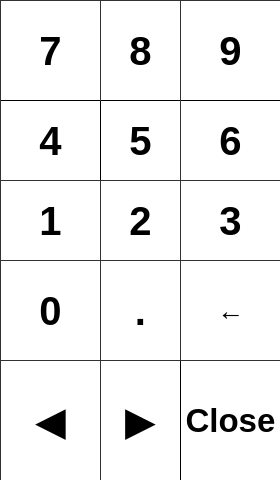
<?xml version="1.0" encoding="UTF-8"?>
<ui version="4.0">
 <class>keyboardNumeric</class>
 <widget class="QWidget" name="keyboardNumeric">
  <property name="geometry">
   <rect>
    <x>0</x>
    <y>0</y>
    <width>280</width>
    <height>480</height>
   </rect>
  </property>
  <property name="sizePolicy">
   <sizepolicy hsizetype="Fixed" vsizetype="Fixed">
    <horstretch>0</horstretch>
    <verstretch>0</verstretch>
   </sizepolicy>
  </property>
  <property name="windowTitle">
   <string>Keyboard</string>
  </property>
  <property name="styleSheet">
   <string notr="true">
    /* «begin clip from 'assets/whitelook-common.css' (559c0ae38be80d38eaed3d8d99678e7c)» */
      /*
      === X General Styles for the CamApp ===
      
      CSS for all widgets across the cam app. These are defined in
      whitelook-common.css, and copied to each .ui file that needs
      them. Our .ui files *can't* have external resources but they
      *should* share this common css resource. Otherwise they will
      end up looking slightly different as their individual copies
      of the master style sheet diverge. To do this we synchronise
      regions of text with sync-clip-regions.py. It's only one-way
      for now, which means that if you edit the .ui stylesheet all
      the changes made to the clipped region will get overwritten.
      */
      
      
      * {
        font: 6.75pt "DejaVu Sans";
      }
      
      .QPushButton {
        border: 1px solid black;
        border-top-color: rgb(50,50,50);
        border-left-color: rgb(50,50,50);
        background: white;
        margin: 20px; /*Use margin to increase clickable area. Makes the whole thing much less fiddly.*/
      }
      
      .QPushButton:pressed {
        border: 1px solid rgb(50,50,50);
        border-top-color: black;
        border-left-color: black;
        background: rgb(240,240,240);
      }
      
      .QMessageBox .QPushButton {
        margin: 0;
        padding: 10px 60px;
      }
      
      .QMessageBox::title {
        color: red;
        font-size: 4px;
      }
      
      .QComboBox {
        /*subcontrol-origin: padding; does nothing but mess up the drop-down button*/
        background: white;
        border: 1px solid black;
        /*margin: 10px; breaks drop-down; hard to fix*/
        padding-left: 10px;
      }
      QComboBox:on {
        /*when dropdown exists*/
      }
      
      .QComboBox QAbstractItemView { /*This is the drop-down menu.*/
        border: 1px solid black;
        color: black;
        selection-background-color: grey;
      }
      .QComboBox QAbstractItemView::item {
        padding: 10px;
        margin: 5px;
      }
      
      .QComboBox::drop-down {
        width: 40px;
        border: 0px solid black;
        border-left-width: 1px;
        background: white;
        color: black;
        max-height: 100px;
      }
      .QComboBox::drop-down:on {
        /*Stupid hack because the dropdown scrollbar *can't* be increased in width. It's off the width of the drop-down button by -1px. We can't just decrease the width of the drop-down button, because every other button we own is 40px instead of 39px. So. What we do is adjust the button size down when the drop-down is open, because that's the only time the off-by-one with QScrollBar is noticable, and you're distracted by the scrollbar then.*/
        padding-left: -1px;
      }
      .QComboBox::down-arrow {
        image: url(assets/images/wedge-down-enabled.png);
      }
      
      QScrollBar, QScrollBar:vertical, QScrollBar:horizontal {
        border-left: 1px solid black;
        /*width: 41px; /*This horribly breaks scrolling.*/
      }
      QScrollBar::handle:vertical {
        border: 1px solid black;
        border-radius: 0;
        background: white;
        min-height: 72px;
        image: url(assets/images/handle-bars.png);
        margin: -1px;
      }
      /* This remvoes the bottom button by setting the height to 0px */
      QScrollBar::add-line:vertical {
        height: 0px;
        subcontrol-position: bottom;
        subcontrol-origin: margin;
      }
      /* This remvoes the top button by setting the height to 0px */
      QScrollBar::sub-line:vertical {
        height: 0px;
        subcontrol-position: top;
        subcontrol-origin: margin;
      }
      
      
      
      QSpinBox { 
        border: 1px solid black;
        padding-right: 40px;
        margin: 10px;
        padding-left: 10px;
      }
      QSpinBox:disabled { 
        color: #969696;
      }
      QSpinBox::up-button { 
        subcontrol-position: right; 
        right: 40px; 
        image: url(assets/images/wedge-up-enabled.png);
      }
      QSpinBox::up-button:disabled { 
        image: url(assets/images/wedge-up-disabled.png);
      }
      QSpinBox::down-button { 
        subcontrol-position: right; 
        image: url(assets/images/wedge-down-enabled.png);
      }
      QSpinBox::down-button:disabled { 
        subcontrol-position: right; 
        image: url(assets/images/wedge-down-disabled.png);
      }
      QSpinBox::up-button, QSpinBox::down-button {
        border: 0px solid black;
        border-left-width: 1px;
        width: 40px; 
        height: 40px;
      }
      
      .CamLineEdit {
        border: 1px solid black;
        margin: 10px; /*This doesn't show up in Qt Designer, but it works in the app.*/
        padding-left: 10px;
      }
    /* «end clip» */
    
    /* «begin clip from 'assets/keyboard-common.css' (aaff66570f937112a896a132fdd80f35)» */
      .QWidget[is-keyboard], /*This doesn't select the keyboard backgrounds, despite working for QPushButtons.*/
      #keyboard, #keyboardNumeric, #keyboardNumericUnits  {
        background: white;
      }
      
      .QPushButton {
        margin: 0; /*Opt in to margins on this panel, because margins are *not* behind widgets like we want - they seem to overlap on top of keys to the side.*/
      }
      
      .QPushButton[on-top] {
        margin-top: 20px;
      }
      .QPushButton[on-left] {
        margin-left: 20px;
      }
      .QPushButton[on-right] {
        margin-right: 20px;
      }
      .QPushButton[on-bottom] {
        margin-bottom: 20px;
      }
    /* «end clip» */
  </string>
  </property>
  <property name="is-keyboard" stdset="0">
   <bool>true</bool>
  </property>
  <widget class="QPushButton" name="num5">
   <property name="geometry">
    <rect>
     <x>100</x>
     <y>100</y>
     <width>81</width>
     <height>81</height>
    </rect>
   </property>
   <property name="font">
    <font>
     <pointsize>30</pointsize>
     <weight>75</weight>
     <italic>false</italic>
     <bold>true</bold>
    </font>
   </property>
   <property name="text">
    <string>5</string>
   </property>
  </widget>
  <widget class="QPushButton" name="num4">
   <property name="geometry">
    <rect>
     <x>0</x>
     <y>100</y>
     <width>101</width>
     <height>81</height>
    </rect>
   </property>
   <property name="font">
    <font>
     <pointsize>30</pointsize>
     <weight>75</weight>
     <italic>false</italic>
     <bold>true</bold>
    </font>
   </property>
   <property name="text">
    <string>4</string>
   </property>
   <property name="on-left" stdset="0">
    <bool>true</bool>
   </property>
  </widget>
  <widget class="QPushButton" name="num1">
   <property name="geometry">
    <rect>
     <x>0</x>
     <y>180</y>
     <width>101</width>
     <height>81</height>
    </rect>
   </property>
   <property name="font">
    <font>
     <pointsize>30</pointsize>
     <weight>75</weight>
     <italic>false</italic>
     <bold>true</bold>
    </font>
   </property>
   <property name="text">
    <string>1</string>
   </property>
   <property name="on-left" stdset="0">
    <bool>true</bool>
   </property>
  </widget>
  <widget class="QPushButton" name="num6">
   <property name="geometry">
    <rect>
     <x>180</x>
     <y>100</y>
     <width>101</width>
     <height>81</height>
    </rect>
   </property>
   <property name="font">
    <font>
     <pointsize>30</pointsize>
     <weight>75</weight>
     <italic>false</italic>
     <bold>true</bold>
    </font>
   </property>
   <property name="text">
    <string>6</string>
   </property>
   <property name="on-right" stdset="0">
    <bool>true</bool>
   </property>
  </widget>
  <widget class="QPushButton" name="num2">
   <property name="geometry">
    <rect>
     <x>100</x>
     <y>180</y>
     <width>81</width>
     <height>81</height>
    </rect>
   </property>
   <property name="font">
    <font>
     <pointsize>30</pointsize>
     <weight>75</weight>
     <italic>false</italic>
     <bold>true</bold>
    </font>
   </property>
   <property name="text">
    <string>2</string>
   </property>
  </widget>
  <widget class="QPushButton" name="num0">
   <property name="geometry">
    <rect>
     <x>0</x>
     <y>260</y>
     <width>101</width>
     <height>101</height>
    </rect>
   </property>
   <property name="font">
    <font>
     <pointsize>30</pointsize>
     <weight>75</weight>
     <italic>false</italic>
     <bold>true</bold>
    </font>
   </property>
   <property name="text">
    <string>0</string>
   </property>
   <property name="on-left" stdset="0">
    <bool>true</bool>
   </property>
   <property name="on-bottom" stdset="0">
    <bool>true</bool>
   </property>
  </widget>
  <widget class="QPushButton" name="num3">
   <property name="geometry">
    <rect>
     <x>180</x>
     <y>180</y>
     <width>101</width>
     <height>81</height>
    </rect>
   </property>
   <property name="font">
    <font>
     <pointsize>30</pointsize>
     <weight>75</weight>
     <italic>false</italic>
     <bold>true</bold>
    </font>
   </property>
   <property name="text">
    <string>3</string>
   </property>
   <property name="on-right" stdset="0">
    <bool>true</bool>
   </property>
  </widget>
  <widget class="QPushButton" name="numdot">
   <property name="geometry">
    <rect>
     <x>100</x>
     <y>260</y>
     <width>81</width>
     <height>101</height>
    </rect>
   </property>
   <property name="font">
    <font>
     <pointsize>30</pointsize>
     <weight>75</weight>
     <italic>false</italic>
     <bold>true</bold>
    </font>
   </property>
   <property name="text">
    <string>.</string>
   </property>
   <property name="on-bottom" stdset="0">
    <bool>true</bool>
   </property>
  </widget>
  <widget class="QPushButton" name="num7">
   <property name="geometry">
    <rect>
     <x>0</x>
     <y>0</y>
     <width>101</width>
     <height>101</height>
    </rect>
   </property>
   <property name="font">
    <font>
     <pointsize>30</pointsize>
     <weight>75</weight>
     <italic>false</italic>
     <bold>true</bold>
    </font>
   </property>
   <property name="text">
    <string>7</string>
   </property>
   <property name="on-top" stdset="0">
    <bool>true</bool>
   </property>
   <property name="on-left" stdset="0">
    <bool>true</bool>
   </property>
  </widget>
  <widget class="QPushButton" name="num8">
   <property name="geometry">
    <rect>
     <x>100</x>
     <y>0</y>
     <width>81</width>
     <height>101</height>
    </rect>
   </property>
   <property name="font">
    <font>
     <pointsize>30</pointsize>
     <weight>75</weight>
     <italic>false</italic>
     <bold>true</bold>
    </font>
   </property>
   <property name="text">
    <string>8</string>
   </property>
   <property name="on-top" stdset="0">
    <bool>true</bool>
   </property>
  </widget>
  <widget class="QPushButton" name="back">
   <property name="geometry">
    <rect>
     <x>180</x>
     <y>260</y>
     <width>101</width>
     <height>101</height>
    </rect>
   </property>
   <property name="font">
    <font>
     <pointsize>20</pointsize>
     <weight>75</weight>
     <italic>false</italic>
     <bold>true</bold>
    </font>
   </property>
   <property name="text">
    <string>←</string>
   </property>
   <property name="on-right" stdset="0">
    <bool>true</bool>
   </property>
   <property name="on-bottom" stdset="0">
    <bool>true</bool>
   </property>
  </widget>
  <widget class="QPushButton" name="num9">
   <property name="geometry">
    <rect>
     <x>180</x>
     <y>0</y>
     <width>101</width>
     <height>101</height>
    </rect>
   </property>
   <property name="font">
    <font>
     <pointsize>30</pointsize>
     <weight>75</weight>
     <italic>false</italic>
     <bold>true</bold>
    </font>
   </property>
   <property name="text">
    <string>9</string>
   </property>
   <property name="on-right" stdset="0">
    <bool>true</bool>
   </property>
   <property name="on-top" stdset="0">
    <bool>true</bool>
   </property>
  </widget>
  <widget class="QPushButton" name="close">
   <property name="geometry">
    <rect>
     <x>180</x>
     <y>360</y>
     <width>101</width>
     <height>121</height>
    </rect>
   </property>
   <property name="font">
    <font>
     <pointsize>25</pointsize>
     <weight>75</weight>
     <italic>false</italic>
     <bold>true</bold>
    </font>
   </property>
   <property name="text">
    <string>Close</string>
   </property>
   <property name="on-right" stdset="0">
    <bool>true</bool>
   </property>
   <property name="on-top" stdset="0">
    <bool>true</bool>
   </property>
   <property name="on-bottom" stdset="0">
    <bool>true</bool>
   </property>
  </widget>
  <widget class="QPushButton" name="left">
   <property name="geometry">
    <rect>
     <x>0</x>
     <y>360</y>
     <width>101</width>
     <height>121</height>
    </rect>
   </property>
   <property name="font">
    <font>
     <pointsize>30</pointsize>
     <weight>75</weight>
     <italic>false</italic>
     <bold>true</bold>
    </font>
   </property>
   <property name="text">
    <string>◀</string>
   </property>
   <property name="on-left" stdset="0">
    <bool>true</bool>
   </property>
   <property name="on-top" stdset="0">
    <bool>true</bool>
   </property>
   <property name="on-bottom" stdset="0">
    <bool>true</bool>
   </property>
  </widget>
  <widget class="QPushButton" name="right">
   <property name="geometry">
    <rect>
     <x>100</x>
     <y>360</y>
     <width>81</width>
     <height>121</height>
    </rect>
   </property>
   <property name="font">
    <font>
     <pointsize>30</pointsize>
     <weight>75</weight>
     <italic>false</italic>
     <bold>true</bold>
    </font>
   </property>
   <property name="text">
    <string>▶</string>
   </property>
   <property name="on-top" stdset="0">
    <bool>true</bool>
   </property>
   <property name="on-bottom" stdset="0">
    <bool>true</bool>
   </property>
  </widget>
 </widget>
 <tabstops>
  <tabstop>close</tabstop>
  <tabstop>num7</tabstop>
  <tabstop>num8</tabstop>
  <tabstop>num9</tabstop>
  <tabstop>num4</tabstop>
  <tabstop>num5</tabstop>
  <tabstop>num6</tabstop>
  <tabstop>num1</tabstop>
  <tabstop>num2</tabstop>
  <tabstop>num3</tabstop>
  <tabstop>num0</tabstop>
  <tabstop>numdot</tabstop>
  <tabstop>back</tabstop>
  <tabstop>left</tabstop>
  <tabstop>right</tabstop>
 </tabstops>
 <resources/>
 <connections/>
</ui>
